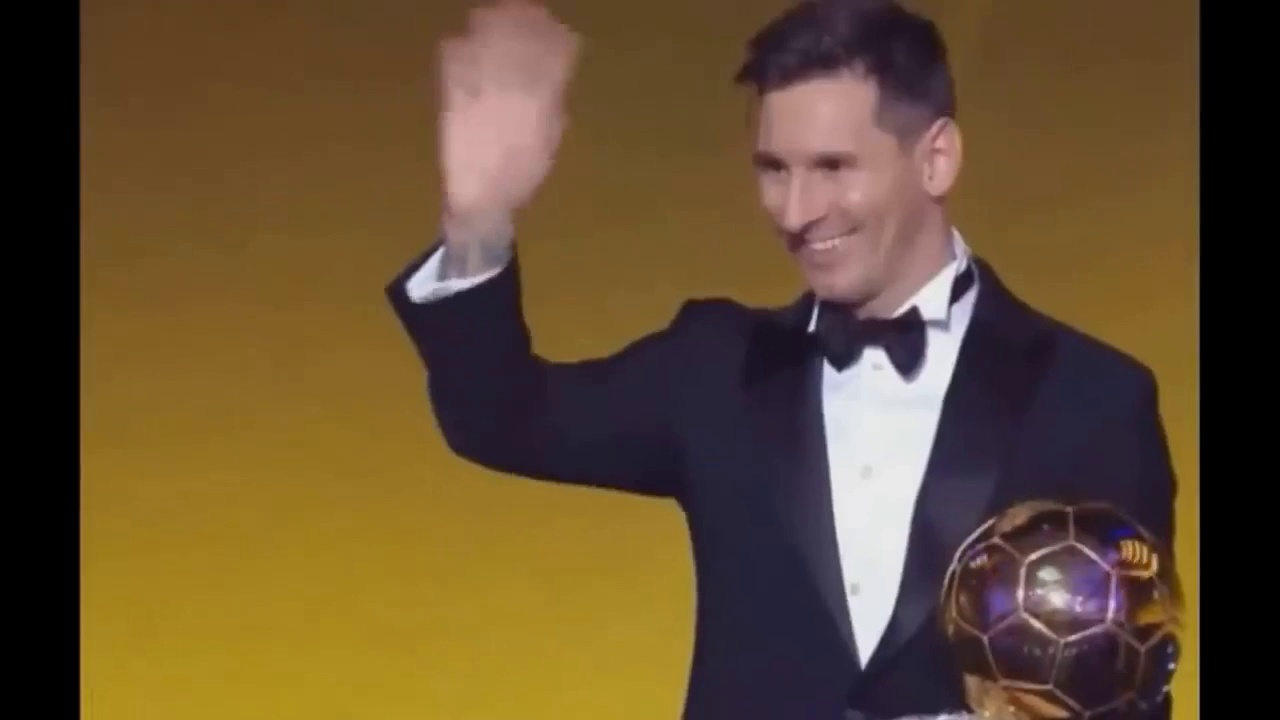
#> input picture og_frames/frame_1.jpg, 1280 x 720 px; its folder holds only this picture in this run
$ python faces.py
#> lines starting #> are read from the running program, lines starting #| are printed output that depends on the picture
import cv2
import os
import imutils

### Separar vídeo em frames
# [8 lines of commented-out code are left out]

el_cascade = cv2.CascadeClassifier('haarcascade_frontalface_default.xml')
img_folder = 'og_frames'
output_folder = 'rec_frames'

for filename in os.listdir(img_folder):
    if filename.endswith('.jpg'):
        img_path = os.path.join(img_folder, filename)
        img = cv2.imread(img_path)
#> img is the input picture: shape (720, 1280, 3); mean B, G, R 49.2, 78.4, 100.5
        img = imutils.resize(img, width=500)
#> img: shape (281, 500, 3)
        gray = cv2.cvtColor(img, cv2.COLOR_BGR2GRAY)
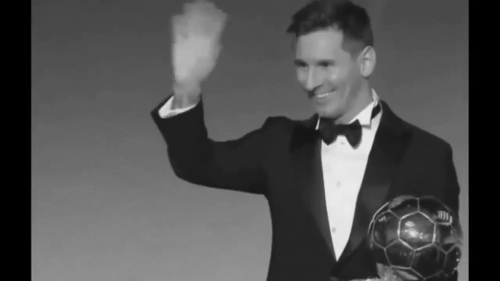
#> gray: shape (281, 500); min 0, max 235, mean 81.7
        emotions = el_cascade.detectMultiScale(gray, scaleFactor=1.05, minNeighbors=25, minSize=(30, 30))
#> emotions = [[277, 34, 79, 79]]

        for (x, y, w, h) in emotions:
            cv2.rectangle(img, (x, y), (x+w, y+h), (255, 0, 0), 2)
#> this loop made 1 pass
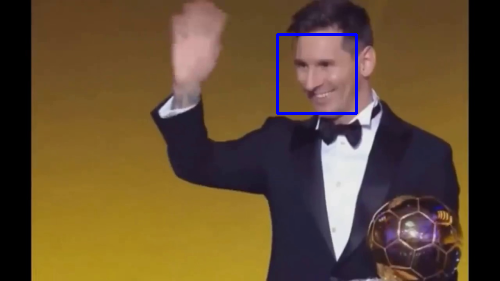
#> img: shape (281, 500, 3); mean B, G, R 50.3, 77.8, 99.7

        output_path = os.path.join(output_folder, filename)
        cv2.imwrite(output_path, img)

        cv2.imshow('img', img)
        cv2.waitKey(0)
        cv2.destroyAllWindows()

### Convertendo frames em vídeo
# [17 lines of commented-out code are left out]

$ run again, on og_frames/frame_102.jpg
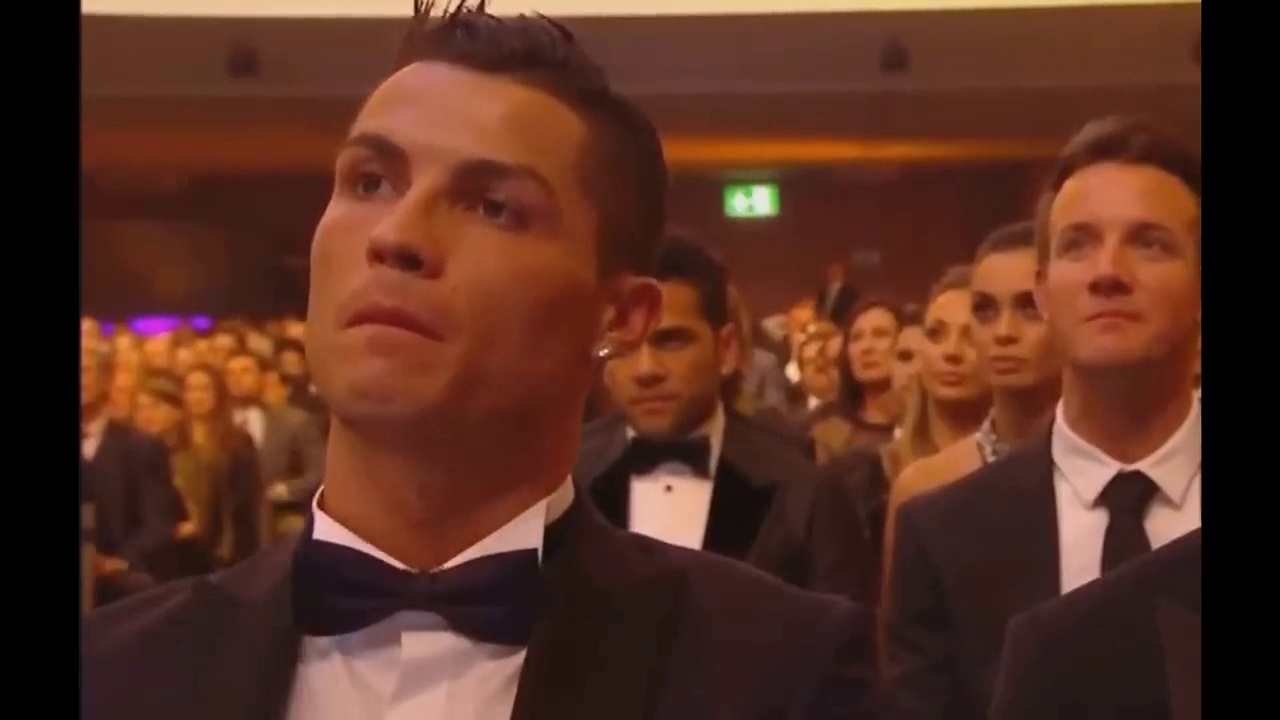
#> input picture og_frames/frame_102.jpg, 1280 x 720 px
#> img is the input picture: shape (720, 1280, 3); mean B, G, R 34.4, 48.4, 89.1
#> `gray = cv2.cvtColor(img, cv2.COLOR_BGR2GRAY)`:
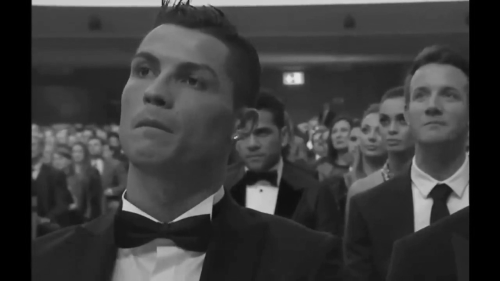
#> gray: shape (281, 500); min 0, max 229, mean 59
#> emotions = [[367, 100, 52, 52], [224, 112, 58, 58], [398, 65, 75, 75], [100, 23, 130, 130]]
#> the loop `for (x, y, w, h) in emotions:` made 4 passes
#> after the loop `for (x, y, w, h) in emotions:`:
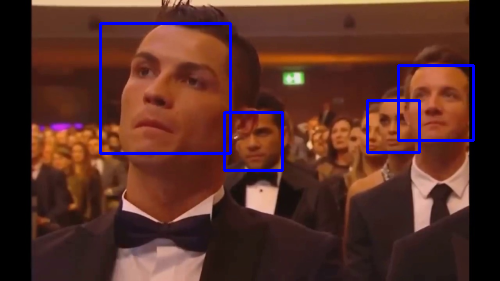
#> img: shape (281, 500, 3); mean B, G, R 40.4, 47.1, 86.4
